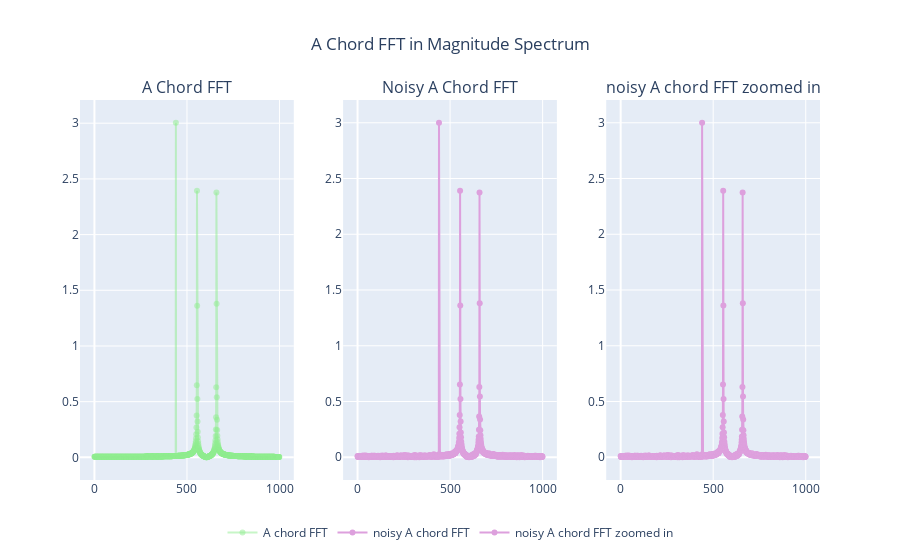

Notebook code cell kept with this figure:
### Code cell
graph_a_chord_fft = go.Figure()
graph_a_chord_fft.add_trace(go.Scatter(
    x=freq[:1000],
    y=np.real(np.abs(a_chord_fft[:1000])),
    mode='markers+lines',
    name='A chord FFT',
    line=dict(color='rgba(144, 238, 144, 0.5)'), 
))

graph_noisy_a_chord_fft = go.Figure()
graph_noisy_a_chord_fft.add_trace(go.Scatter(
    x=freq[:1000],
    y=np.real(np.abs(noisy_a_chord_fft[:1000])),
    mode='markers+lines',
    name='noisy A chord FFT',
    line=dict(color='rgba(221, 160, 221, 1.0)'), 
))

graph_noisy_a_chord_fft_zooo_in = go.Figure()
graph_noisy_a_chord_fft_zooo_in.add_trace(go.Scatter(
    x=freq[:1000],
    y=np.real(np.abs(noisy_a_chord_fft[:1000])),
    mode='markers+lines',
    name='noisy A chord FFT zoomed in',
    line=dict(color='rgba(221, 160, 221, 1.0)'), 
))

combined_graphs = make_subplots(rows=1, cols=3, subplot_titles=('A Chord FFT', 'Noisy A Chord FFT', 'noisy A chord FFT zoomed in'))
combined_graphs.add_traces(graph_a_chord_fft.data, rows=1, cols=1)
combined_graphs.add_traces(graph_noisy_a_chord_fft.data, rows=1, cols=2)
combined_graphs.add_traces(graph_noisy_a_chord_fft_zooo_in.data, rows=1, cols=3)
combined_graphs.update_layout(legend=dict(
    orientation='h',
    xanchor='center',
    x = 0.5,
    y = -0.1
),
title=dict(text='A Chord FFT in Magnitude Spectrum',
x = 0.5,
xanchor='center'
)
)

### Figure 1 — Plotly figure (JSON) as saved in the notebook; plotly's stock layout.template omitted (floating-point values rounded to 4 significant figures; data arrays with more than 128 entries replaced by an {"elided": "..."} marker saying what was removed)
{"data": [{"line": {"color": "rgba(144, 238, 144, 0.5)"}, "mode": "markers+lines", "name": "A chord FFT", "type": "scatter", "x": {"elided": "1000 float values"}, "xaxis": "x", "y": {"elided": "1000 float values"}, "yaxis": "y"}, {"line": {"color": "rgba(221, 160, 221, 1.0)"}, "mode": "markers+lines", "name": "noisy A chord FFT", "type": "scatter", "x": {"elided": "1000 float values"}, "xaxis": "x2", "y": {"elided": "1000 float values"}, "yaxis": "y2"}, {"line": {"color": "rgba(221, 160, 221, 1.0)"}, "mode": "markers+lines", "name": "noisy A chord FFT zoomed in", "type": "scatter", "x": {"elided": "1000 float values"}, "xaxis": "x3", "y": {"elided": "1000 float values"}, "yaxis": "y3"}], "layout": {"annotations": [{"font": {"size": 16}, "showarrow": false, "text": "A Chord FFT", "x": 0.1444, "xanchor": "center", "xref": "paper", "y": 1, "yanchor": "bottom", "yref": "paper"}, {"font": {"size": 16}, "showarrow": false, "text": "Noisy A Chord FFT", "x": 0.5, "xanchor": "center", "xref": "paper", "y": 1, "yanchor": "bottom", "yref": "paper"}, {"font": {"size": 16}, "showarrow": false, "text": "noisy A chord FFT zoomed in", "x": 0.8556, "xanchor": "center", "xref": "paper", "y": 1, "yanchor": "bottom", "yref": "paper"}], "legend": {"orientation": "h", "x": 0.5, "xanchor": "center", "y": -0.1}, "title": {"text": "A Chord FFT in Magnitude Spectrum", "x": 0.5, "xanchor": "center"}, "xaxis": {"anchor": "y", "domain": [0, 0.2889]}, "xaxis2": {"anchor": "y2", "domain": [0.3556, 0.6444]}, "xaxis3": {"anchor": "y3", "domain": [0.7111, 1]}, "yaxis": {"anchor": "x", "domain": [0, 1]}, "yaxis2": {"anchor": "x2", "domain": [0, 1]}, "yaxis3": {"anchor": "x3", "domain": [0, 1]}}}
